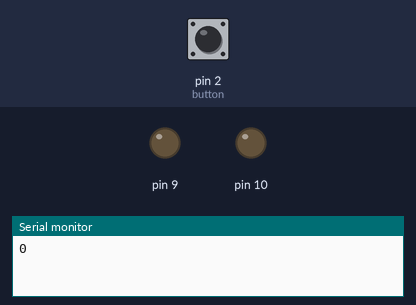
Simulated run of this sketch. Board: Arduino Uno, built with avr-gcc and run on an emulated ATmega328P. On the bench: output pins drawn as LEDs (lit = HIGH), the last lines printed to the serial monitor. The test bench sets the inputs (shaded band); at power-on: pin 2 (button) LOW. At 1.4 s the program stops and its outputs stay as they are.

Above: at 0.05 s.
At 1.2 s:
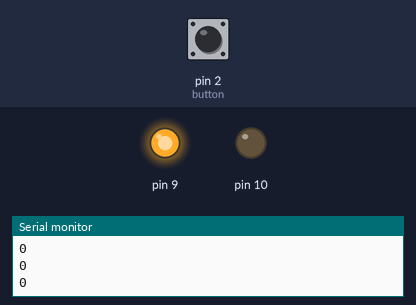
1.3 s: pin 2 (button) pulled HIGH for 0.15 s
At 2.4 s:
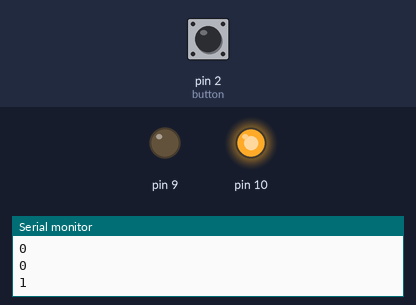
Timing chart, 0 to 2.9 s (numbered marks = the images above; inputs shaded):
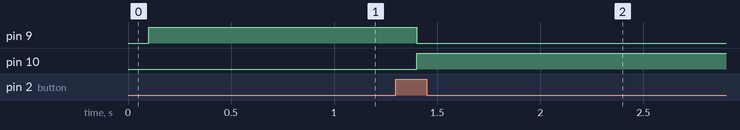

Measured:
- after the input at 1.3 s, pin 9: HIGH → LOW after 0.10 s; pin 10: LOW → HIGH after 0.10 s

The sketch:

button.ino
```cpp
//Button Imput


int button = 2;

void setup() {
  // put your setup code here, to run once:
  Serial.begin(9600);
  pinMode(button, INPUT);
  pinMode(10,OUTPUT);
  pinMode(9,OUTPUT);


}

void loop() {
  // put your main code here, to run repeatedly:
  int x = digitalRead(button);

  Serial.println(x);
  delay(100);

  digitalWrite(9,HIGH);
  digitalWrite(10,LOW);

  while (x == 1){
    digitalWrite(10,HIGH);
    digitalWrite(9,LOW);
  }


}
```
